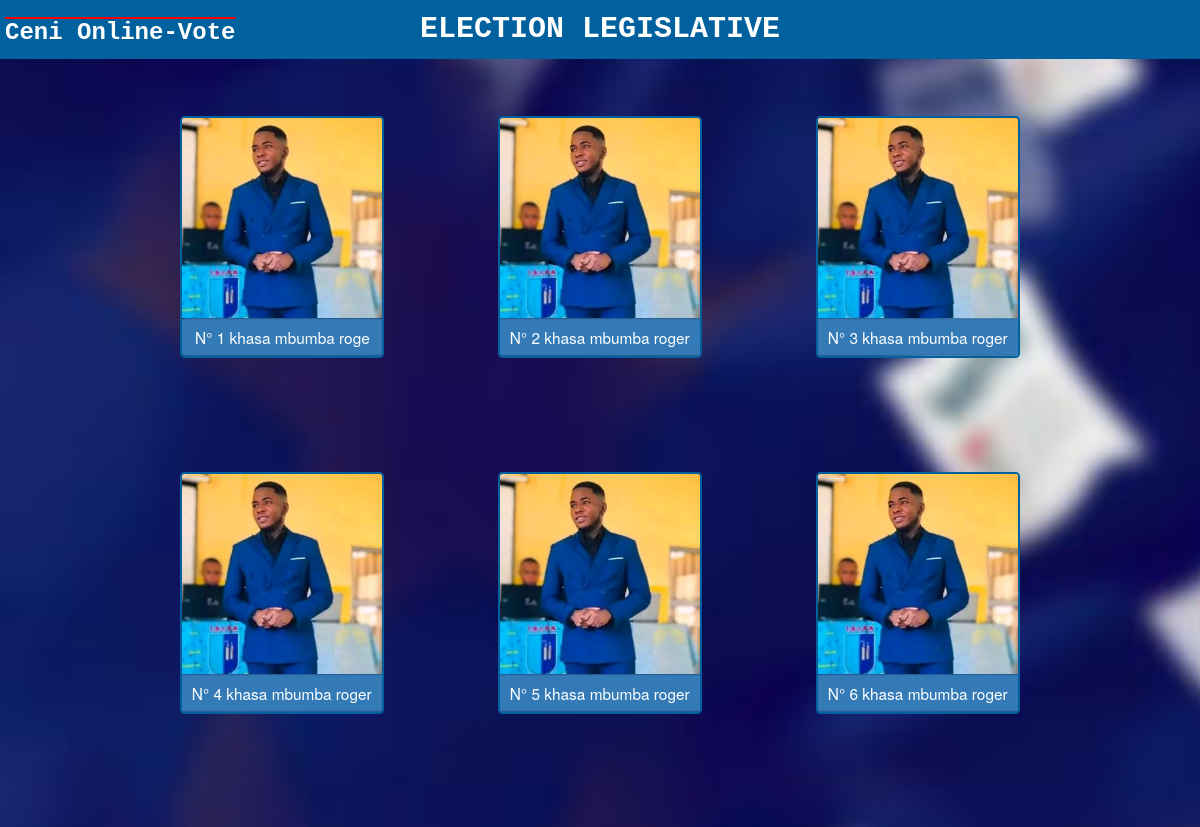
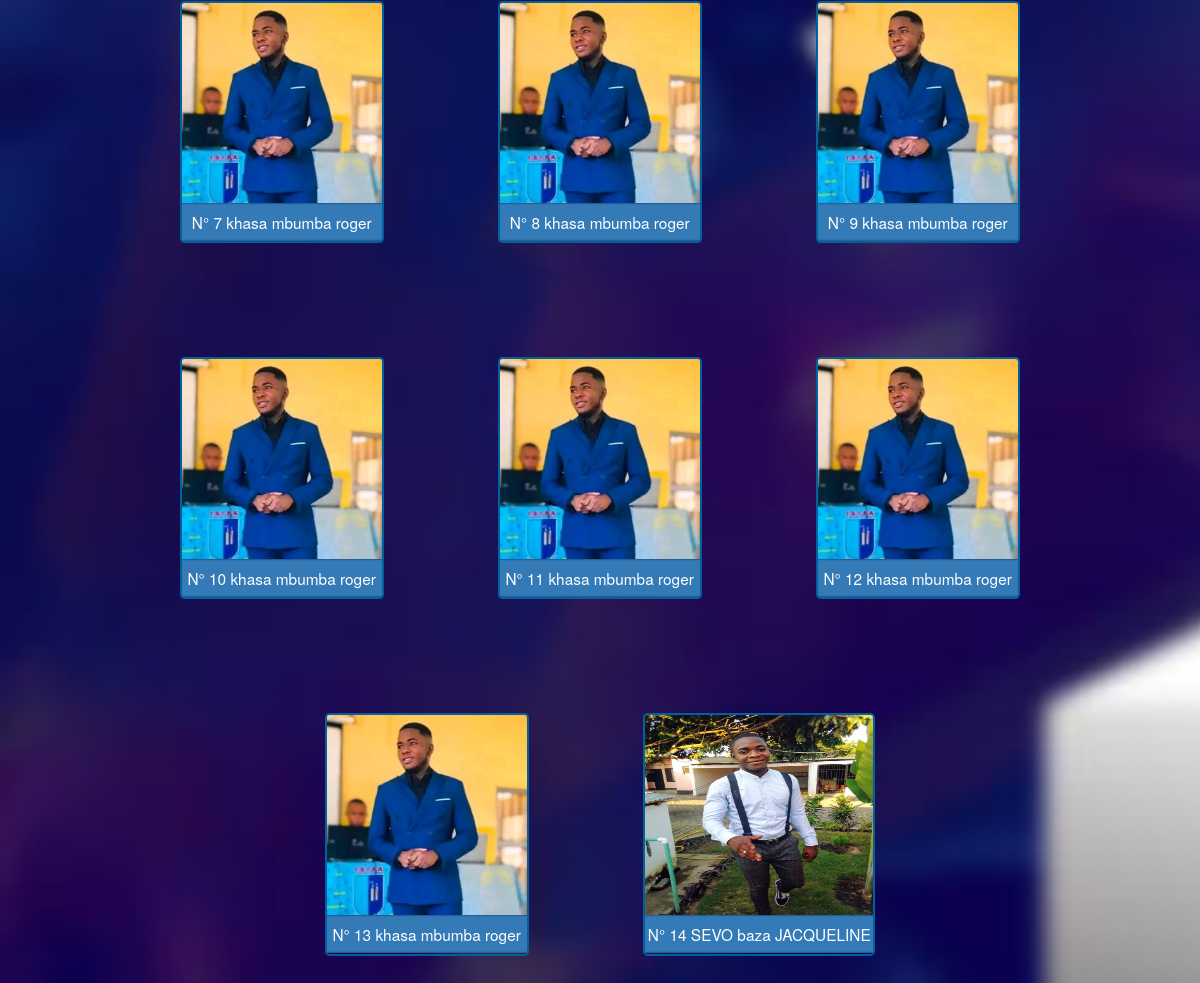
Screenshot of /president.php with the database file from the repository (2 pictures, top to bottom).
### tables this page shows
CREATE TABLE `presidentielle` (
  `id` int(11) NOT NULL,
  `nom` varchar(255) NOT NULL,
  `postnom` varchar(255) NOT NULL,
  `prenom` varchar(255) NOT NULL,
  `sexe` varchar(1) NOT NULL,
  `voies` int(11) NOT NULL,
  `photo` text NOT NULL
);

### president.php (the view, shortened to what this page needs)
<?php
    $id = $_GET['id'];
include("bdd_conn.php");
$affichage = $bdd->prepare("SELECT id,nom,prenom,postnom,photo FROM presidentielle");
  $affichage->execute(array());
  if (($_SESSION['id']) == $id){
?>
<!DOCTYPE html>
<html lang="en">
<head>
    <link rel="stylesheet" href="bootstrap/css/bootstrap.css">
    <link rel="stylesheet" href="style/president.css">
</head>
<body>
    <div class="bande">
     <h3>Ceni Online-Vote</h3>
     <center><h1 id="titre">ELECTION LEGISLATIVE</h1></center>
    </div>
            <div class="container">
                <div class="row" >
                    <div class="col-md-12 affichage">
                        <?php while ($resultat=$affichage->fetch()){
                            echo'
                                <div class="photo-pres">
                                <img src="'.$resultat["photo"].'" width="100%" height="200px"> <br>
                                    <a href="vote1.php?id_pre='.$resultat['id'].'">
                                        <button type:"submit" class="btn btn-primary" style="margin-bottom:1%; margin-top:1%;"> N° '.$resultat["id"].'
                                            '.$resultat["nom"].'
                                            '.$resultat["postnom"].'
                                            '.$resultat["prenom"].'
                                        </button>
                                    </a>
                                </div>';
                            }
                            ?>
                    </div>
                </div>
            </div>
</body>
</html>
<?php }
else {
    header("location:deconnexion.php");
}
?>

### style/president.css (style rules this page uses)
body { background-color: white; padding: 0%; margin: 0%; background-image: url("img2/bureau1.jpeg"); background-repeat: no-repeat; background-size: cover; width: 100%; animation-name: arrierplan; animation-iteration-count: infinite; animation-duration: 30s; }
#titre { color: white; font-family:'Courier New', Courier, monospace; font-size: 30px; animation-name: titre; animation-duration: 3s; margin: 1% 20%; padding: 0%; font-weight: bolder; }
.photo-pres { border:2px solid #01619E; text-align:center; margin:5%; border-radius: 2%; }
.bande { background-color: #01619E; padding: 1px; position: sticky; top: 0; z-index: 1; }
.bande h3 { position: absolute; top: 0px; color: white; text-decoration: overline red; left:5px; font-family:'Courier New', Courier, monospace; font-weight: bolder; }
.photo-pres { overflow: hidden; }
.photo-pres>a>button { transform: scale(1.1); }

### president.php (style rules this page uses)
.affichage { display:flex; justify-content:center; flex-wrap:wrap; }

### rows the page displays
presidentielle: photo (picture), id "1", nom "khasa", postnom "mbumba", prenom "roge"
presidentielle: photo (picture), id "2", nom "khasa", postnom "mbumba", prenom "roger"
presidentielle: photo (picture), id "3", nom "khasa", postnom "mbumba", prenom "roger"
presidentielle: photo (picture), id "4", nom "khasa", postnom "mbumba", prenom "roger"
presidentielle: photo (picture), id "5", nom "khasa", postnom "mbumba", prenom "roger"
presidentielle: photo (picture), id "6", nom "khasa", postnom "mbumba", prenom "roger"
presidentielle: photo (picture), id "7", nom "khasa", postnom "mbumba", prenom "roger"
presidentielle: photo (picture), id "8", nom "khasa", postnom "mbumba", prenom "roger"
presidentielle: photo (picture), id "9", nom "khasa", postnom "mbumba", prenom "roger"
presidentielle: photo (picture), id "10", nom "khasa", postnom "mbumba", prenom "roger"
presidentielle: photo (picture), id "11", nom "khasa", postnom "mbumba", prenom "roger"
presidentielle: photo (picture), id "12", nom "khasa", postnom "mbumba", prenom "roger"
presidentielle: photo (picture), id "13", nom "khasa", postnom "mbumba", prenom "roger"
presidentielle: photo (picture), id "14", nom "SEVO", postnom "baza", prenom "JACQUELINE"
